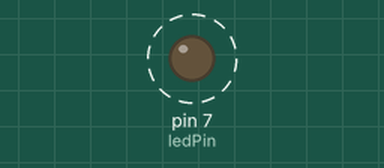
Simulated run of this sketch. Board: Arduino Uno, built with avr-gcc and run on an emulated ATmega328P. Parts: output pins drawn as LEDs (lit = HIGH). Dashed ring = blinking. No radio packets arrive unless stated; what the sketch prints to the serial monitor is not drawn.

Above: at 0.3 s.
Timing chart, 0 to 3.0 s (numbered marks = the images above):
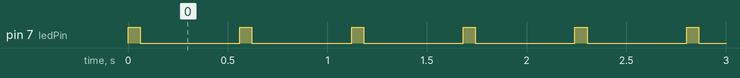

Measured:
- by itself, pin 7 (ledPin): alternates HIGH for 0.06 s and LOW for 0.50 s

The sketch:

_1310_-_RF422_transmitter.ino
```cpp
/*  1310b - RF422 transmitter
 *
 * This sketch will transmit the "hello" message to the receiver, using
 * a low-cost 422Mhz radio module.
 *
 *
 *
 * This sketch was adapted by Peter Dalmaris for Arduino Step by Step from the
 * original that ships with the Radiohead library.
 *
 * Components
 * ----------
 *  - Arduino Uno
 *  - 433MHz transmitter XY-FST
 *  - Jumper wires
 *  - 1 x LED
 *  - 1 x 330 Ohm resistor
 *
 *  Libraries
 *  ---------
 *  - VirtualWire
 *
 * Connections
 * -----------
 * Arduino Uno and XY-FST:
 *
 *  Arduino Uno   |      XY-FST
 *  ------------------------------
 *        5V      |       VCC
 *        GND     |       GND
 *        12      |       RX
 *
 *  For documentation, please see http://www.airspayce.com/mikem/arduino/RadioHead/index.html
 *
 *  Created on October 20 2017 by Peter Dalmaris, Tech Explorations, txplore.com
 *
 */
// ask_transmitter.pde
// -*- mode: C++ -*-
// Simple example of how to use RadioHead to transmit messages
// with a simple ASK transmitter in a very simple way.
// Implements a simplex (one-way) transmitter with an TX-C1 module
#include <RH_ASK.h>
#include <SPI.h> // Not actualy used but needed to compile

const int ledPin = 7;
const int tx_pin = 12;

// Create the transmitter object.
// Even though this example ciruit only includes a transmitter, we still
// need to provide a pin allocation for the receiver. In the example,
// I allocate pin 12 to the receiver and transmitter in order to not
// waste an Arduino pin that will not actually be used. If you decide
// to attach a receiver, change the receiver pin to the actual pin used
// by the receiver.
// The constructor parameters are:
// speed, rxPin, txPin, pttPin, and pttInverted (see documentation for
// description of pin roles).
RH_ASK driver(2000, 12, tx_pin, 10);

void setup()
{
    Serial.begin(9600);  // Debugging only

    if (!driver.init())
         Serial.println("init failed");

    pinMode(ledPin, OUTPUT);

    // set initial LED state
    digitalWrite(ledPin, LOW);

    Serial.println("Transmitter started");
}

void loop()
{
    const char *msg = "hello";
    Serial.println("t");
    digitalWrite(ledPin, HIGH); // Flash a light to show transmitting
    driver.send((uint8_t *)msg, strlen(msg));
    driver.waitPacketSent();
    digitalWrite(ledPin, LOW);
    Serial.println("x");
    delay(500);
}
```
